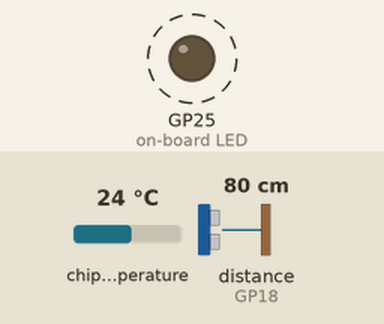
Recording of a program running on a simulated Raspberry Pi Pico running MicroPython. On the bench: output pins drawn as LEDs (lit = HIGH). Dashed ring = blinking. The test bench sets the inputs (shaded band); at power-on: chip temperature 24 °C, distance to the obstacle (sensor on GP18) 80 cm. The echo pulse lasts 58.3 µs per cm; random numbers come from a fixed seed; the interpreter's speed is modelled, so counts of loop turns are approximate; pins used as bus, display or sensor lines are not drawn; what the program prints to the serial console is not drawn.

Above: at 0.6 s.
Timing chart, 0 to 3.0 s (numbered marks = the images above):
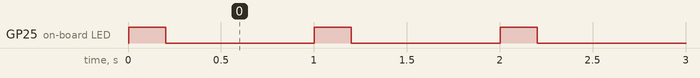

Measured:
- by itself, GP25 (on-board LED): alternates HIGH for 0.20 s and LOW for 0.80 s

The program:

40_ranging.py
```python
from async_hcsr04 import ranging_HCSR04
from async_runner import *
from async_tasks import cpu_load, heartbeat


# HARDWARE SETUP:
# add a HCSR04 module:
#                    echo pin to pin 19
#                    trigger pin to pin 18


def show_distance(distance):
    print("Distance : %.2fcm" % distance)


add_task(cpu_load)  # show CPU usage while running
add_task(heartbeat)  # show the on-board LED blinking to indicate activity

add_task(ranging_HCSR04, trigger_pin=19, echo_pin=18, callback=show_distance, delay_ms=500)

start_tasks()  # keeps running forever
```

async_hcsr04.py
```python
# (licence header left out)
import time

from machine import Pin

from async_tasks import SignalTimer


class HCSR04(SignalTimer):
    def measurement(self):
        return super().measurement() * 340 / 20000  # sound_velocity = 340m/s


def ranging_HCSR04(trigger_pin, echo_pin, callback, delay_ms=50):
    trigger_pin = Pin(trigger_pin, Pin.OUT, 0)
    HCSR04(echo_pin, callback, measure=SignalTimer.TIME_HIGH, hard=True)
    while True:
        trigger_pin.value(1)
        time.sleep_us(10)
        trigger_pin.value(0)
        yield delay_ms  # delay to avoid echo's
```

async_runner.py
```python
# (licence header left out)
import gc
import time

import rp2
import uasyncio
from machine import Pin, PWM


def as_pins(pin_ids, *nargs, **kwargs):
    pins = []
    for pin_id in pin_ids:
        pin = Pin(pin_id, *nargs, **kwargs)
        pins.append(pin)
    return pins


def as_pwm(pin_ids, freq):
    pwm_pins = []
    for pin in pin_ids:
        pin = PWM(Pin(pin, Pin.OUT))
        pin.freq(freq)
        pwm_pins.append(pin)
    return pwm_pins


async def _run(fcn, *nargs, exception_handler, **kwargs) -> None:
    try:
        last_wait_time = time.ticks_ms()
        for item in fcn(*nargs, **kwargs):
            gc.collect()  # for gc to keep things smooth
            if isinstance(item, int):
                last_wait_time = time.ticks_add(last_wait_time, item)
                wait_for_ms = time.ticks_diff(last_wait_time, time.ticks_ms())
                if wait_for_ms < 0:
                    wait_for_ms = 0
                await uasyncio.sleep_ms(wait_for_ms)
            else:
                await item
                last_wait_time = time.ticks_ms()
    except Exception as e:
        if exception_handler:
            exception_handler(e)
        else:
            raise


def add_task(fcn, *nargs, exception_handler=None, **kwargs):
    return uasyncio.create_task(_run(fcn, *nargs, exception_handler=exception_handler, **kwargs))


def start_tasks():
    print('Starting tasks')

    # not available in rp2 port
    # sys.atexit(cleanup)
    gc.collect()
    gc.disable()
    try:
        uasyncio.get_event_loop().run_forever()
    finally:
        gc.collect()
        gc.enable()
        cleanup()


def cleanup():
    print('Removing all PIO programs')

    # https://github.com/micropython/micropython/issues/9003
    for i in range(2):
        rp2.PIO(i).remove_program()
```

async_tasks.py
```python
# (licence header left out)
import random
import time
import gc
import uasyncio
from machine import Pin, WDT, ADC

from async_runner import as_pwm
from gbl import ON_BOARD_LED_PIN


def reset_if_unresponsive(unresponsive_ms=2000):
    wdt = WDT(timeout=unresponsive_ms)
    unresponsive_ms >>= 1
    while True:
        yield unresponsive_ms
        wdt.feed()


def rgb_led_random(rgb_pins, delay_ms=200, start_delay_ms=0, freq_pwm=10_000):
    # setup all pins as pwm
    pwm_pins = as_pwm(rgb_pins, freq_pwm)

    # run the program
    yield start_delay_ms
    while True:
        for p in pwm_pins:
            p.duty_u16(random.randint(0, 65535))
        yield delay_ms


def random_item_selector(black_board, entry, items, switch_time_ms, repetition=False):
    if len(items) == 1:
        repetition = True

    while True:
        if repetition:
            black_board[entry] = random.choice(items)
        else:
            current = black_board.get(entry, None)
            red_list = items.copy()
            if current in red_list:
                red_list.remove(current)
            black_board[entry] = random.choice(red_list)
        yield switch_time_ms


def cpu_load(time_between_report_ms=1000, mqtt=None):
    sensor_temp_adc = ADC(4)

    if mqtt is not None:
        from hass_entities import HassSensor
        cpu_sensor = HassSensor(mqtt, "CPU utilization", 0, unit_of_measurement="%", icon="mdi:cpu-64-bit")
        temp_sensor = HassSensor(mqtt, "Temperature", 0, unit_of_measurement="'C", icon="mdi:thermometer")
    idle_load = None
    load = 0
    while True:
        start_time = time.ticks_ms()

        loop = 0
        total_out_time = 0
        total_self_time = 0

        wait_time = time.ticks_add(start_time, time_between_report_ms)

        self_start_time = time.ticks_us()
        while wait_time > time.ticks_ms():
            loop += 1

            pre_tick = time.ticks_us()
            yield 0
            post_tick = time.ticks_us()

            self_time = time.ticks_diff(pre_tick, self_start_time)
            self_start_time = post_tick
            out_time = time.ticks_diff(post_tick, pre_tick)

            total_self_time = time.ticks_add(self_time, total_self_time)

            if idle_load is None or out_time < idle_load:
                idle_load = out_time

            total_out_time = time.ticks_add(out_time, total_out_time)

        load = (100 - 100 * (total_self_time + (loop * idle_load)) / (
                total_out_time + total_self_time)) * .5 + .5 * load

        reading = 3.3 * sensor_temp_adc.read_u16() / 65535
        temperature = 27 - (reading - 0.706) / 0.001721
        if mqtt is not None:
            cpu_sensor.state = round(load, 1)
            cpu_sensor.publish_state()
            temp_sensor.state = round(temperature, 1)
            temp_sensor.publish_state()
        print('CPU load:%2.1f%%     Temp:%2.1f°C     RAM free:%7d     RAM alloc:%7d' % (
            load, temperature, gc.mem_free(), gc.mem_alloc()))


def heartbeat(pin=ON_BOARD_LED_PIN):
    pin = Pin(pin, Pin.OUT)
    while True:
        pin.value(1)
        yield 200
        pin.value(0)
        yield 800


class SignalTimer:
    """
    Class that accurately measures the duration at which a signal_pin is high/low (measured in us (=1000*ms)
    When the signal has stopped, the callback function is called with the duration within async loop
    """
    TIME_HIGH = 1
    TIME_LOW = 0

    def __init__(self, signal_pin, callback, measure=1, hard=False):
        """
        :param signal_pin: Pin to monitor for signal
        :param callback:  fn( measurement:int ) -> None     measurement is an integer of time difference (us)
        :param measure (SignalTimer.TIME_HIGH):  measure either  SignalTimer.TIME_HIGH or  SignalTimer.TIME_LOW
        :param hard:(False)  Use hardware interrupt (more accurate but only few available) or software interrupt (false)
        """
        self.signal_pin = Pin(signal_pin, Pin.IN, Pin.PULL_DOWN if measure == SignalTimer.TIME_HIGH else Pin.PULL_UP)

        self.measure = measure
        self.start = 0
        self.stop = 0
        self._cb = callback
        self.event = uasyncio.ThreadSafeFlag()
        self.signal_pin.irq(trigger=Pin.IRQ_FALLING | Pin.IRQ_RISING, handler=self.irq_handler, hard=hard)
        uasyncio.create_task(self())

    @micropython.native
    async def __call__(self):
        while True:
            await self.event.wait()
            if self.start < self.stop:
                self._cb(self.measurement())

    @micropython.native
    def measurement(self):  # duration by default
        return time.ticks_diff(self.stop, self.start)

    @micropython.viper
    def irq_handler(self, pin):
        ticks = time.ticks_us()
        if pin() == self.measure:
            self.start = ticks
        else:
            self.stop = ticks
            self.event.set()
```

gbl.py
```python
# (licence header left out)
import os
import time


# slice constructor is by default disabled in micropython
class MakeSlice:
    @micropython.native
    def __getitem__(self, sl: slice) -> slice:
        return sl


make_slice = MakeSlice()


# use make_slice[1:-1] to make a slice object


def timed_function(f, *args, **kwargs):
    myname = str(f)

    def new_func(*args, **kwargs):
        print('start timing')
        t = time.ticks_us()

        for i in range(100):
            result = f(*args, **kwargs)

        delta = time.ticks_diff(time.ticks_us(), t)
        print('Function {} Time = {:6.3f}ns'.format(myname, delta / 10000))

        return result

    return new_func


PICO_W = 'Pico W' in os.uname()[-1]

ON_BOARD_LED_PIN = 'LED' if PICO_W else 25
```
